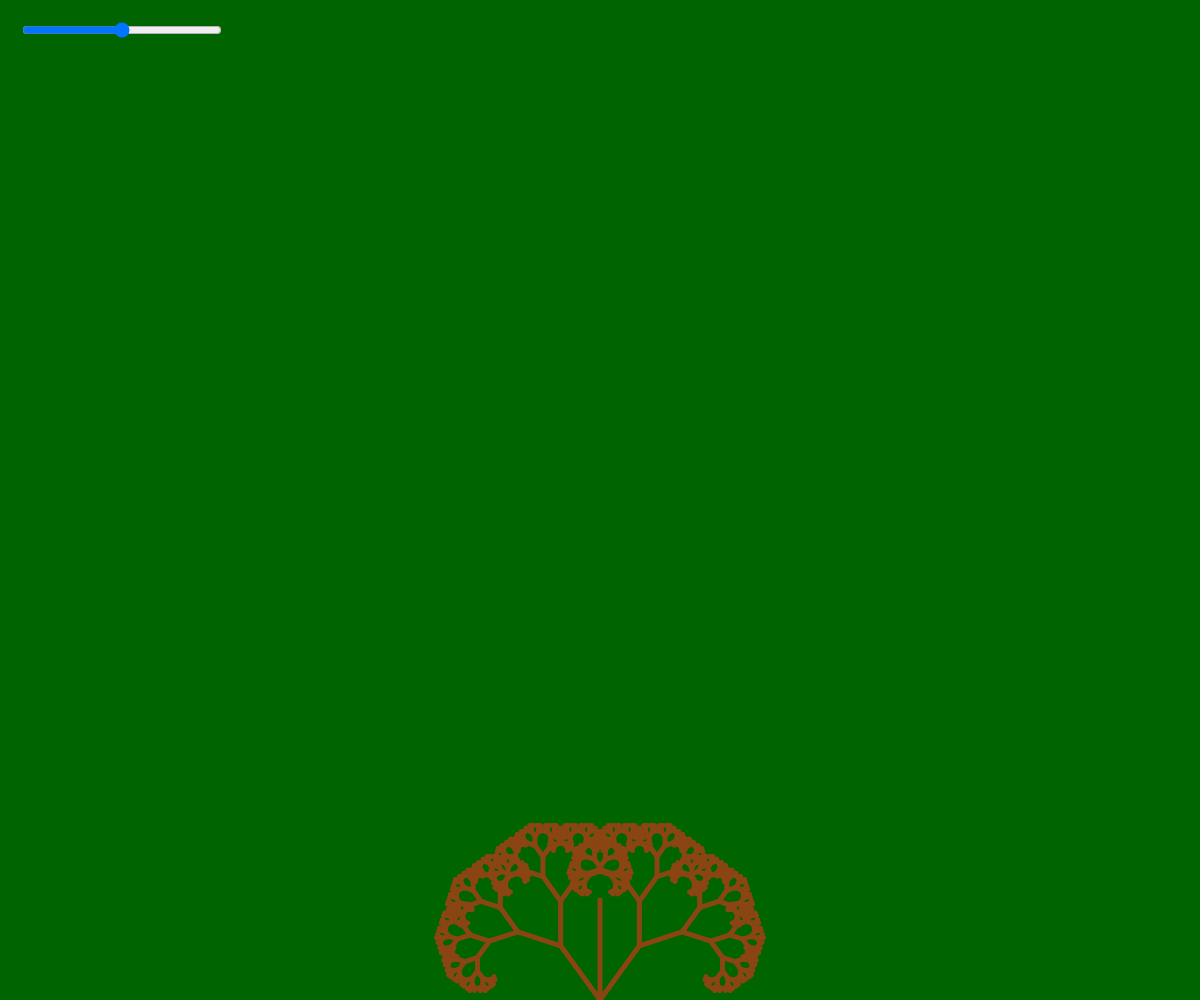
Frame 1 (no input)
Frame 60 (no input): identical to frame 1, image omitted
Frame 120 (the mouse pressed at the canvas centre since frame 60): identical to frame 1, image omitted

The p5.js sketch that drew this single still picture (run headless with seeded random() and noise() and a simulated clock; from frame 60 on, the mouse is pressed at the canvas centre):

// p5.js sketch
// ── sketch.js
let slider;
let treeLength = 100;

function setup() {
  createCanvas(windowWidth, windowHeight);
  slider = createSlider(0, 200, treeLength);
  slider.position(20, 20);
  slider.style('width', '200px');
  slider.input(updateTree);
}

function draw() {
  background(0, 100, 0); // Fondo verde oscuro
  translate(width / 2, height);
  stroke(139, 69, 19); // Color marrón para el tronco
  strokeWeight(5);

  // Dibuja el tronco del árbol
  line(0, 0, 0, -treeLength);

  // Llama a la función para dibujar las ramas
  drawBranch(treeLength);
}

function drawBranch(branchLength) {
  if (branchLength > 4) {
    // Dibuja la rama derecha
    push();
    rotate(PI / 5);
    line(0, 0, 0, -branchLength * 0.67);
    translate(0, -branchLength * 0.67);
    drawBranch(branchLength * 0.67);
    pop();

    // Dibuja la rama izquierda
    push();
    rotate(-PI / 5);
    line(0, 0, 0, -branchLength * 0.67);
    translate(0, -branchLength * 0.67);
    drawBranch(branchLength * 0.67);
    pop();
  }
}

function updateTree() {
  treeLength = slider.value();
}
